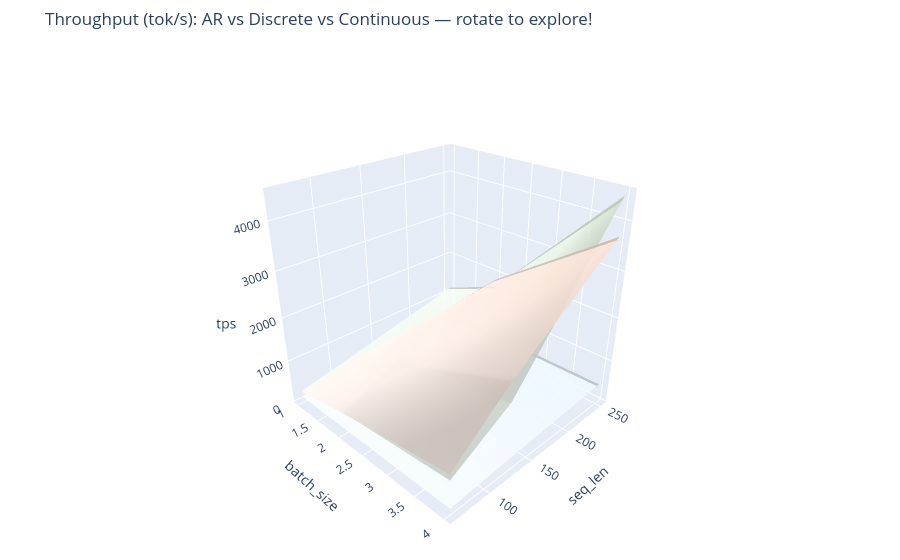

The notebook cell saved with this chart:
### Code cell
# 3D-2: three-paradigm overlay (surface mode — rotate to compare heights)
fig = plot_3d_from_df(
    batch_df, z='tps', mode='surface',
    title='Throughput (tok/s): AR vs Discrete vs Continuous — rotate to explore!',
    show=False,
)
fig.show()

### Figure 1 — Plotly figure (JSON) as saved in the notebook; plotly's stock layout.template omitted (floating-point values rounded to 4 significant figures)
{"data": [{"colorscale": [[0.0, "rgb(247,251,255)"], [0.125, "rgb(222,235,247)"], [0.25, "rgb(198,219,239)"], [0.375, "rgb(158,202,225)"], [0.5, "rgb(107,174,214)"], [0.625, "rgb(66,146,198)"], [0.75, "rgb(33,113,181)"], [0.875, "rgb(8,81,156)"], [1.0, "rgb(8,48,107)"]], "hovertemplate": "batch_size=%{x}<br>seq_len=%{y}<br>tps=%{z:.2f}<extra>AR</extra>", "name": "AR", "opacity": 0.85, "showscale": false, "type": "surface", "x": [1, 2, 4, 8, 16, 32], "y": [64, 128, 256], "z": [[103.0, 106.9, 111.0], [217.2, 232.1, 227.6], [307.0, 408.8, 431.6], [701.4, 800.2, 887.9], [1720.0, 1912.0, 1897.0], [4028.0, 3705.0, 3776.0]]}, {"colorscale": [[0.0, "rgb(247,252,245)"], [0.125, "rgb(229,245,224)"], [0.25, "rgb(199,233,192)"], [0.375, "rgb(161,217,155)"], [0.5, "rgb(116,196,118)"], [0.625, "rgb(65,171,93)"], [0.75, "rgb(35,139,69)"], [0.875, "rgb(0,109,44)"], [1.0, "rgb(0,68,27)"]], "hovertemplate": "batch_size=%{x}<br>seq_len=%{y}<br>tps=%{z:.2f}<extra>Discrete</extra>", "name": "Discrete", "opacity": 0.85, "showscale": false, "type": "surface", "x": [1, 2, 4, 8, 16, 32], "y": [64, 128, 256], "z": [[260.7, 507.6, 733.0], [548.8, 1062.0, 1501.0], [1151.0, 1681.0, 4552.0], [2248.0, 4542.0, 8467.0], [2786.0, 8454.0, 17010.0], [8776.0, 16700.0, 33630.0]]}, {"colorscale": [[0.0, "rgb(255,245,240)"], [0.125, "rgb(254,224,210)"], [0.25, "rgb(252,187,161)"], [0.375, "rgb(252,146,114)"], [0.5, "rgb(251,106,74)"], [0.625, "rgb(239,59,44)"], [0.75, "rgb(203,24,29)"], [0.875, "rgb(165,15,21)"], [1.0, "rgb(103,0,13)"]], "hovertemplate": "batch_size=%{x}<br>seq_len=%{y}<br>tps=%{z:.2f}<extra>Continuous</extra>", "name": "Continuous", "opacity": 0.85, "showscale": false, "type": "surface", "x": [1, 2, 4, 8, 16, 32], "y": [64, 128, 256], "z": [[224.5, 478.1, 863.9], [440.1, 922.4, 1956.0], [600.7, 1870.0, 3742.0], [1880.0, 3932.0, 7750.0], [3878.0, 4714.0, 14320.0], [7290.0, 15600.0, 30260.0]]}], "layout": {"legend": {"x": 0.01, "y": 0.99}, "margin": {"b": 0, "l": 0, "r": 0, "t": 50}, "scene": {"camera": {"eye": {"x": 1.6, "y": -1.6, "z": 1.2}}, "xaxis": {"title": {"text": "batch_size"}}, "yaxis": {"title": {"text": "seq_len"}}, "zaxis": {"title": {"text": "tps"}}}, "title": {"text": "Throughput (tok/s): AR vs Discrete vs Continuous — rotate to explore!"}}}
